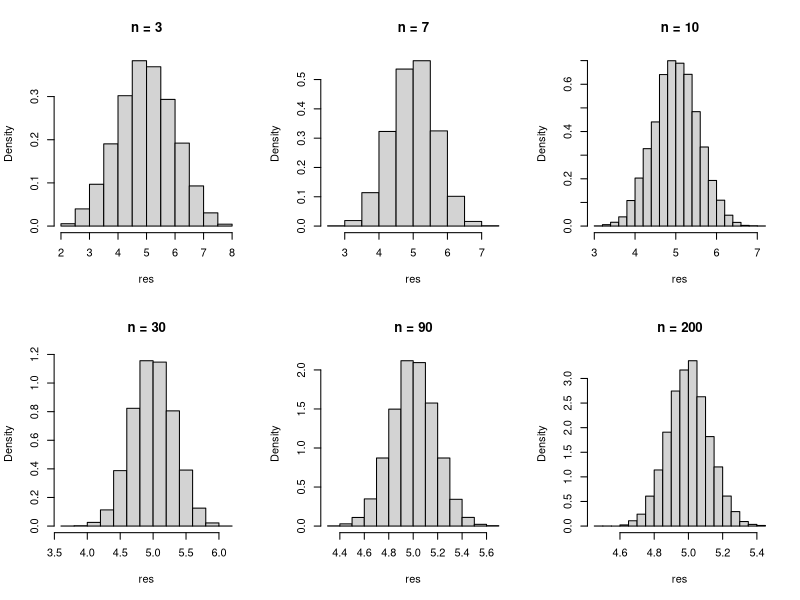
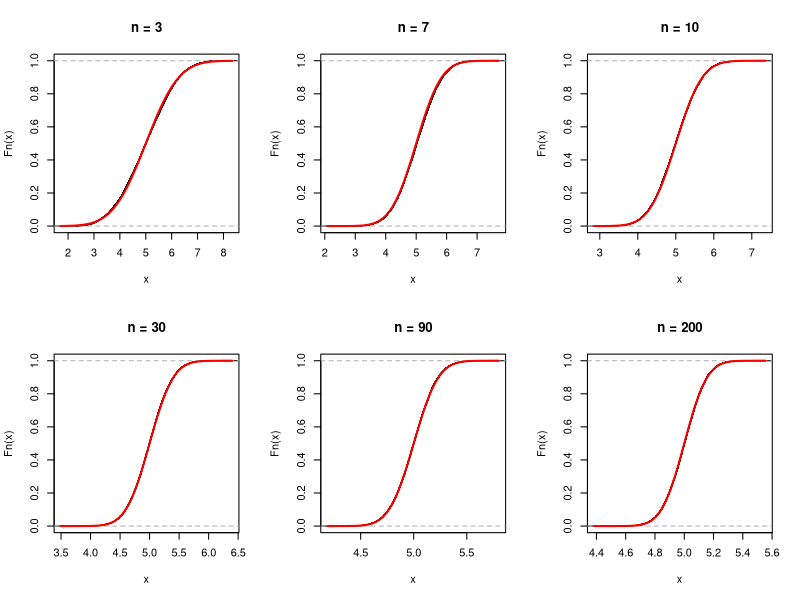

Reproduce these figures in R, in order.
sim.task <- function(n) {
  x <- runif(n, 2, 8)
  mean(x)
}

ns <- c(3, 7, 10, 30, 90, 200)

#A
par(mfrow=c(2,3))
for (n in ns) {
  res <- replicate(10000, sim.task(n))
  hist(res, probability=T, main=paste("n =", n))
}

#B
for (n in ns) {
  res <- replicate(10000, sim.task(n))
  plot(ecdf(res), main=paste("n =", n))
  curve(pnorm(x, 5, sqrt(3/n)), add=T, lwd=2, col="red")
}
par(mfrow=c(1,1))
